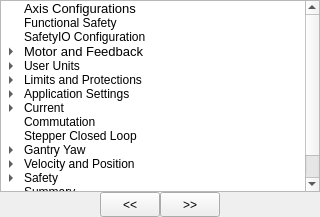
               <widget class="QWidget" name="pageExpertTuning">
                <layout class="QGridLayout" name="gridLayout_7">
                 <property name="leftMargin">
                  <number>0</number>
                 </property>
                 <property name="topMargin">
                  <number>0</number>
                 </property>
                 <property name="rightMargin">
                  <number>0</number>
                 </property>
                 <property name="bottomMargin">
                  <number>0</number>
                 </property>
                 <property name="spacing">
                  <number>0</number>
                 </property>
                 <item row="0" column="0">
                  <layout class="QVBoxLayout" name="verticalLayout_4">
                   <item>
                    <widget class="QTreeWidget" name="treewgtExpertTuning">
                     <property name="sizePolicy">
                      <sizepolicy hsizetype="Fixed" vsizetype="Expanding">
                       <horstretch>0</horstretch>
                       <verstretch>0</verstretch>
                      </sizepolicy>
                     </property>
                     <property name="minimumSize">
                      <size>
                       <width>200</width>
                       <height>0</height>
                      </size>
                     </property>
                     <property name="maximumSize">
                      <size>
                       <width>350</width>
                       <height>16777215</height>
                      </size>
                     </property>
                     <property name="rootIsDecorated">
                      <bool>true</bool>
                     </property>
                     <property name="animated">
                      <bool>true</bool>
                     </property>
                     <property name="allColumnsShowFocus">
                      <bool>false</bool>
                     </property>
                     <attribute name="headerVisible">
                      <bool>false</bool>
                     </attribute>
                     <column>
                      <property name="text">
                       <string/>
                      </property>
                     </column>
                     <item>
                      <property name="text">
                       <string>Axis Configurations</string>
                      </property>
                      <property name="font">
                       <font>
                        <pointsize>10</pointsize>
                       </font>
                      </property>
                     </item>
                     <item>
                      <property name="text">
                       <string>Functional Safety</string>
                      </property>
                     </item>
                     <item>
                      <property name="text">
                       <string>SafetyIO Configuration</string>
                      </property>
                     </item>
                     <item>
                      <property name="text">
                       <string>Motor and Feedback</string>
                      </property>
                      <property name="font">
                       <font>
                        <pointsize>10</pointsize>
                       </font>
                      </property>
                      <item>
                       <property name="text">
                        <string>Motor Settings</string>
                       </property>
                       <property name="font">
                        <font>
                         <pointsize>9</pointsize>
                        </font>
                       </property>
                      </item>
                      <item>
                       <property name="text">
                        <string>Feedback Settings</string>
                       </property>
                       <property name="font">
                        <font>
                         <pointsize>9</pointsize>
                        </font>
                       </property>
                      </item>
                     </item>
                     <item>
                      <property name="text">
                       <string>User Units</string>
                      </property>
                      <item>
                       <property name="text">
                        <string>Drive User Units</string>
                       </property>
                      </item>
                      <item>
                       <property name="text">
                        <string>Display User Units</string>
                       </property>
                      </item>
                     </item>
                     <item>
                      <property name="text">
                       <string>Limits and Protections</string>
                      </property>
                      <item>
                       <property name="text">
                        <string>Current Limits</string>
                       </property>
                      </item>
                      <item>
                       <property name="text">
                        <string>Motion Limits and Modulo</string>
                       </property>
                      </item>
                      <item>
                       <property name="text">
                        <string>Protections</string>
                       </property>
                      </item>
                      <item>
                       <property name="text">
                        <string>Stopping Options</string>
                       </property>
                      </item>
                     </item>
                     <item>
                      <property name="text">
                       <string>Application Settings</string>
                      </property>
                      <item>
                       <property name="text">
                        <string>Brake</string>
                       </property>
                      </item>
                      <item>
                       <property name="text">
                        <string>Setting Window</string>
                       </property>
                      </item>
                      <item>
                       <property name="text">
                        <string>Inputs and Outputs</string>
                       </property>
                      </item>
                     </item>
                     <item>
                      <property name="text">
                       <string>Current</string>
                      </property>
                      <item>
                       <property name="text">
                        <string>Identification</string>
                       </property>
                      </item>
                      <item>
                       <property name="text">
                        <string>Design</string>
                       </property>
                      </item>
                      <item>
                       <property name="text">
                        <string>Verification - Time</string>
                       </property>
                      </item>
                     </item>
                     <item>
                      <property name="text">
                       <string>Commutation</string>
                      </property>
                     </item>
                     <item>
                      <property name="text">
                       <string>Stepper Closed Loop</string>
                      </property>
                     </item>
                     <item>
                      <property name="text">
                       <string>Gantry Yaw</string>
                      </property>
                      <item>
                       <property name="text">
                        <string>Identifcation</string>
                       </property>
                      </item>
                      <item>
                       <property name="text">
                        <string>Design</string>
                       </property>
                      </item>
                     </item>
                     <item>
                      <property name="text">
                       <string>Velocity and Position</string>
                      </property>
                      <item>
                       <property name="text">
                        <string>Identification</string>
                       </property>
                      </item>
                      <item>
                       <property name="text">
                        <string>Design</string>
                       </property>
                      </item>
                      <item>
                       <property name="text">
                        <string>Scheduling</string>
                       </property>
                      </item>
                      <item>
                       <property name="text">
                        <string>Verification - Time</string>
                       </property>
                      </item>
                     </item>
                     <item>
                      <property name="text">
                       <string>Safety</string>
                      </property>
                      <item>
                       <property name="text">
                        <string>Enabling Device</string>
                       </property>
                      </item>
                      <item>
                       <property name="text">
                        <string>Validation</string>
                       </property>
                      </item>
                      <item>
                       <property name="text">
                        <string>Acceptance</string>
                       </property>
                      </item>
                     </item>
                     <item>
                      <property name="text">
                       <string>Summary</string>
                      </property>
                     </item>
                     <item>
                      <property name="text">
                       <string>Automatic Tuning</string>
                      </property>
                      <property name="font">
                       <font>
                        <pointsize>10</pointsize>
                       </font>
                      </property>
                     </item>
                    </widget>
                   </item>
                   <item>
                    <layout class="QHBoxLayout" name="horizontalLayout_3">
                     <item>
                      <spacer name="horizontalSpacer_3">
                       <property name="orientation">
                        <enum>Qt::Orientation::Horizontal</enum>
                       </property>
                       <property name="sizeType">
                        <enum>QSizePolicy::Policy::Fixed</enum>
                       </property>
                       <property name="sizeHint" stdset="0">
                        <size>
                         <width>100</width>
                         <height>20</height>
                        </size>
                       </property>
                      </spacer>
                     </item>
                     <item>
                      <widget class="QPushButton" name="btnDecreaseExpertTuning">
                       <property name="sizePolicy">
                        <sizepolicy hsizetype="Fixed" vsizetype="Fixed">
                         <horstretch>0</horstretch>
                         <verstretch>0</verstretch>
                        </sizepolicy>
                       </property>
                       <property name="minimumSize">
                        <size>
                         <width>60</width>
                         <height>25</height>
                        </size>
                       </property>
                       <property name="maximumSize">
                        <size>
                         <width>60</width>
                         <height>16777215</height>
                        </size>
                       </property>
                       <property name="text">
                        <string>&lt;&lt;</string>
                       </property>
                      </widget>
                     </item>
                     <item>
                      <widget class="QPushButton" name="btnIncreaseExpertTuning">
                       <property name="sizePolicy">
                        <sizepolicy hsizetype="Fixed" vsizetype="Fixed">
                         <horstretch>0</horstretch>
                         <verstretch>0</verstretch>
                        </sizepolicy>
                       </property>
                       <property name="minimumSize">
                        <size>
                         <width>60</width>
                         <height>25</height>
                        </size>
                       </property>
                       <property name="maximumSize">
                        <size>
                         <width>60</width>
                         <height>16777215</height>
                        </size>
                       </property>
                       <property name="text">
                        <string>&gt;&gt;</string>
                       </property>
                      </widget>
                     </item>
                     <item>
                      <spacer name="horizontalSpacer_4">
                       <property name="orientation">
                        <enum>Qt::Orientation::Horizontal</enum>
                       </property>
                       <property name="sizeType">
                        <enum>QSizePolicy::Policy::Fixed</enum>
                       </property>
                       <property name="sizeHint" stdset="0">
                        <size>
                         <width>100</width>
                         <height>20</height>
                        </size>
                       </property>
                      </spacer>
                     </item>
                    </layout>
                   </item>
                  </layout>
                 </item>
                </layout>
               </widget>
